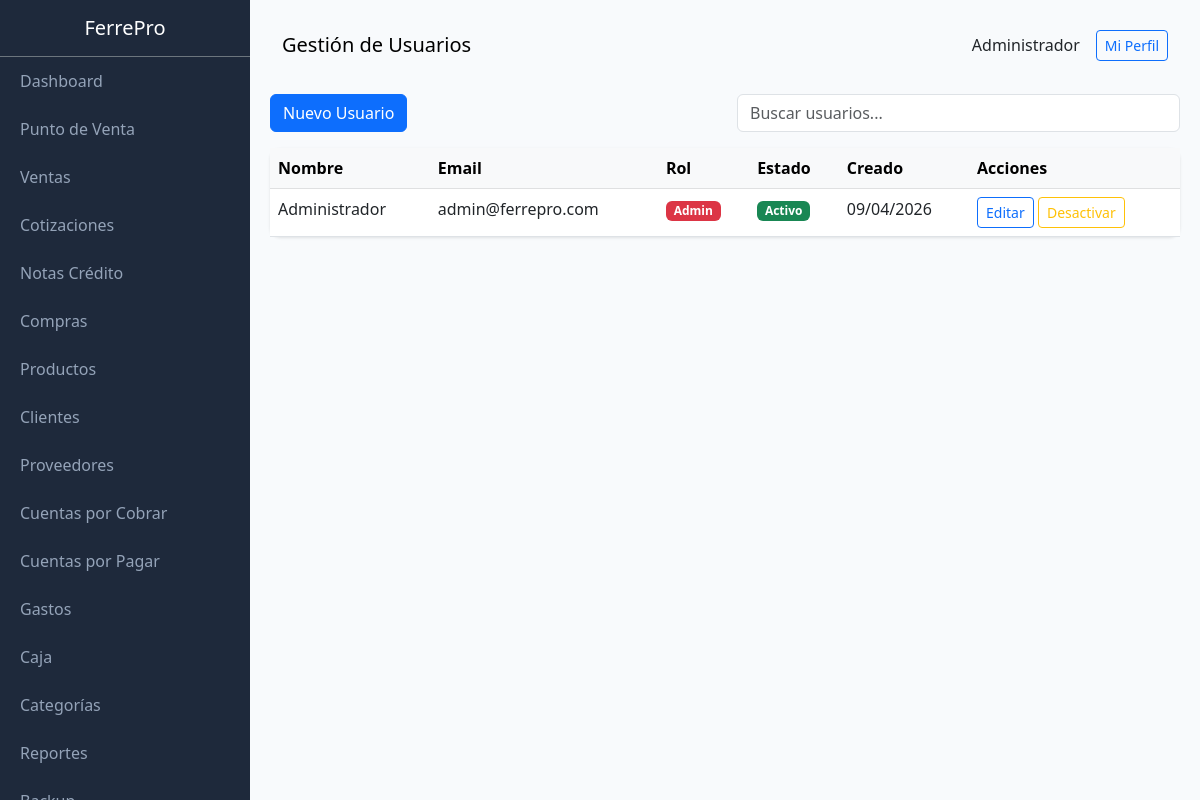
Before: /public/index.php?page=users (signed in) with the older database file.
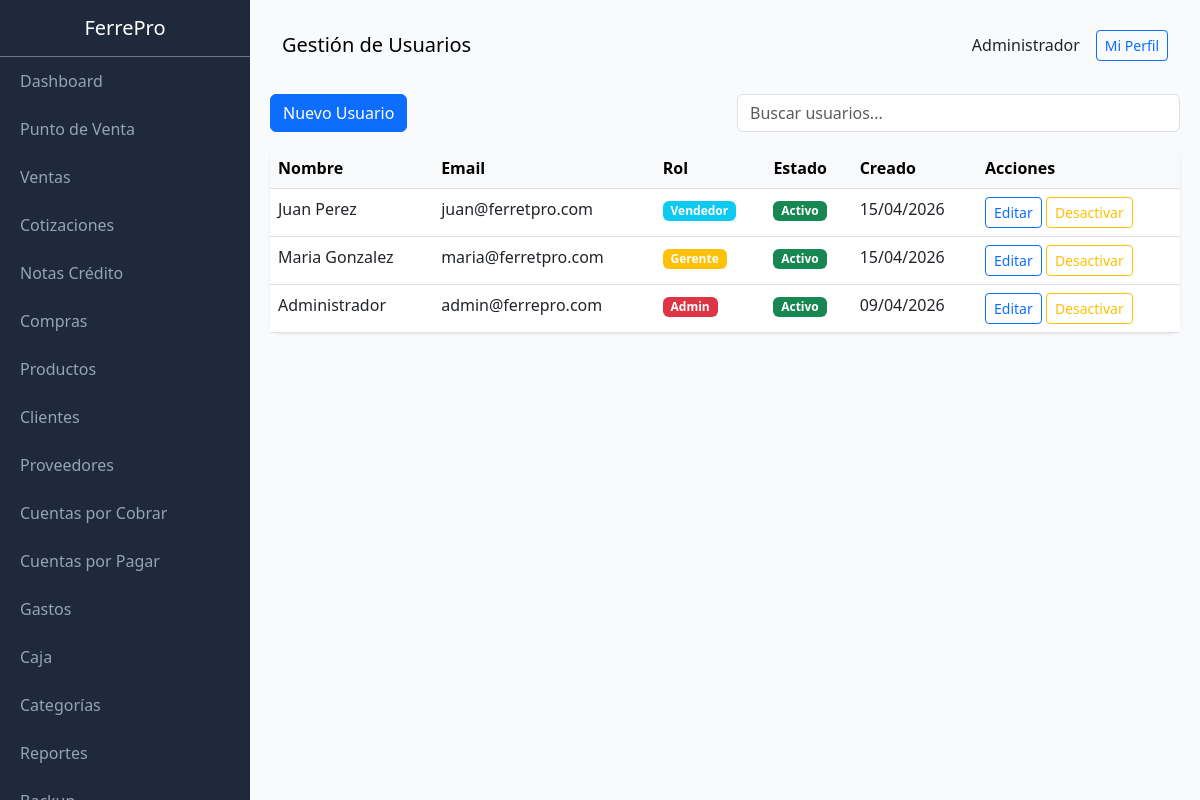
After: the same page with the newer database file.
### tables this page shows
CREATE TABLE users (
                id INTEGER PRIMARY KEY AUTOINCREMENT,
                name TEXT NOT NULL,
                email TEXT UNIQUE,
                password TEXT NOT NULL,
                role TEXT DEFAULT 'vendedor',
                active INTEGER DEFAULT 1,
                created_at DATETIME DEFAULT CURRENT_TIMESTAMP
            , last_login DATETIME, last_password_change DATETIME, failed_login_attempts INTEGER DEFAULT 0, locked_until DATETIME, two_fa_enabled INTEGER DEFAULT 0, two_fa_secret TEXT);

### class/Database.php (called while the page is built, shortened)
<?php
class Database extends PDO {
    private static $instance = null;
    public static function getInstance() {
        if (self::$instance === null) {
            self::$instance = new self();
        }
        return self::$instance;
    }
}

### views/users/index.php (the view, shortened to what this page needs)
<?php
$pageTitle = 'Gestión de Usuarios';
$users = db()->query("SELECT id, name, email, role, active, created_at FROM users ORDER BY created_at DESC")->fetchAll(PDO::FETCH_ASSOC);
$content = '<div class="row mb-3">
    <div class="col-md-6">
        <a href="?page=users&action=new" class="btn btn-primary">Nuevo Usuario</a>
    </div>
    <div class="col-md-6">
        <input type="text" id="searchUsers" class="form-control" placeholder="Buscar usuarios...">
    </div>
</div>
<div class="card">
    <div class="card-body p-0">
        <table class="table table-hover mb-0" id="usersTable">
            <thead class="table-light">
                <tr>
                    <th>Nombre</th>
                    <th>Email</th>
                    <th>Rol</th>
                    <th>Estado</th>
                    <th>Creado</th>
                    <th>Acciones</th>
                </tr>
            </thead>
            <tbody>';
if (empty($users)) {
    $content .= '<tr><td colspan="6" class="text-center text-muted">No hay usuarios</td></tr>';
} else {
    foreach ($users as $u) {
        $roleColor = match($u['role']) {
            'admin' => 'danger',
            'vendedor' => 'info',
            'gerente' => 'warning',
            default => 'secondary'
        };
        $statusColor = $u['active'] ? 'success' : 'danger';
        $statusText = $u['active'] ? 'Activo' : 'Inactivo';
        $content .= '<tr>
            <td>' . htmlspecialchars($u['name']) . '</td>
            <td>' . htmlspecialchars($u['email']) . '</td>
            <td><span class="badge bg-' . $roleColor . '">' . ucfirst($u['role']) . '</span></td>
            <td><span class="badge bg-' . $statusColor . '">' . $statusText . '</span></td>
            <td>' . date('d/m/Y', strtotime($u['created_at'])) . '</td>
            <td>
                <a href="?page=users&action=edit&id=' . $u['id'] . '" class="btn btn-sm btn-outline-primary">Editar</a>
                <a href="?page=users&action=toggle&id=' . $u['id'] . '" class="btn btn-sm btn-outline-warning">' . ($u['active'] ? 'Desactivar' : 'Activar') . '</a>
            </td>
        </tr>';
    }
}
$content .= '</tbody>
        </table>
    </div>
</div>
<script>
document.getElementById("searchUsers").addEventListener("input", function() {
    const term = this.value.toLowerCase();
    const rows = document.querySelectorAll("#usersTable tbody tr");
    rows.forEach(row => {
        row.style.display = row.textContent.toLowerCase().includes(term) ? "" : "none";
    });
});
</script>';
?>

### public/index.php (shortened to what this page needs)
<?php
require_once dirname(__DIR__) . '/class/Database.php';
function db() {
    return Database::getInstance();
}
function auth() {
    return isset($_SESSION['user_id']) ? $_SESSION['user_id'] : null;
}
function user() {
    $stmt = db()->prepare("SELECT id, name, email, role FROM users WHERE id = ?");
    $stmt->execute([auth()]);
    return $stmt->fetch(PDO::FETCH_ASSOC);
}
function view($file, $data = []) {
    extract($data);
    $content = null;
    include dirname(__DIR__) . '/views/' . $file . '.php';
    include dirname(__DIR__) . '/views/layouts/main.php';
    exit;
}
$page = $_GET['page'] ?? 'home';
$action = $_GET['action'] ?? 'list';
switch ($page) {
    case 'users':
        if ($action === 'new' || $action === 'edit') {
            view('users/edit', compact('action'));
        } else {
            $users = db()->query("SELECT id, name, email, role, active, created_at FROM users ORDER BY created_at DESC")->fetchAll(PDO::FETCH_ASSOC);
            view('users/index', compact('users'));
        }
        break;
}
?>

### views/layouts/main.php (shortened to what this page needs)
<!DOCTYPE html>
<html lang="es">
<head>
    <link rel="stylesheet" href="https://cdn.jsdelivr.net/npm/bootstrap@5.3.0/dist/css/bootstrap.min.css">
    <link rel="stylesheet" href="https://cdn.jsdelivr.net/npm/bootstrap-icons@1.10.0/font/bootstrap-icons.css">
</head>
<body>
    <div class="sidebar">
        <div class="p-3 text-center border-bottom border-secondary">
            <h5 class="text-white mb-0">FerrePro</h5>
        </div>
        <nav class="nav flex-column">
            <a class="nav-link" href="?page=dashboard">Dashboard</a>
            <a class="nav-link" href="?page=pos">Punto de Venta</a>
            <a class="nav-link" href="?page=sales">Ventas</a>
            <a class="nav-link" href="?page=quotes">Cotizaciones</a>
            <a class="nav-link" href="?page=credit_notes">Notas Crédito</a>
            <a class="nav-link" href="?page=purchases">Compras</a>
            <a class="nav-link" href="?page=products">Productos</a>
            <a class="nav-link" href="?page=clients">Clientes</a>
            <a class="nav-link" href="?page=providers">Proveedores</a>
            <a class="nav-link" href="?page=receivable">Cuentas por Cobrar</a>
            <a class="nav-link" href="?page=payable">Cuentas por Pagar</a>
            <a class="nav-link" href="?page=expenses">Gastos</a>
            <a class="nav-link" href="?page=cash">Caja</a>
            <a class="nav-link" href="?page=categories">Categorías</a>
            <a class="nav-link" href="?page=reports">Reportes</a>
            <a class="nav-link" href="?page=backup">Backup</a>
        </nav>
    </div>
    <div class="main-content">
        <nav class="navbar navbar-expand-lg mb-4 rounded">
            <div class="container-fluid">
                <span class="navbar-brand mb-0 h1"><?= $pageTitle ?? 'FerrePro' ?></span>
                <div class="d-flex align-items-center gap-3">
                    <span><?= user()['name'] ?? '' ?></span>
                    <a href="?page=profile" class="btn btn-sm btn-outline-primary">Mi Perfil</a>
                </div>
            </div>
        </nav>
        <?= $content ?? '' ?>
    </div>
</body>
</html>

### views/layouts/main.php (style rules this page uses)
:root { --primary: #2563eb; --dark: #1e293b; }
body { font-family: 'Segoe UI', sans-serif; background: #f8fafc; min-height: 100vh; }
.sidebar { width: 250px; background: var(--dark); min-height: 100vh; position: fixed; overflow-y: auto; }
.sidebar .nav-link { color: #94a3b8; padding: 12px 20px; }
.main-content { margin-left: 250px; padding: 20px; min-height: 100vh; }
.card { border: none; border-radius: 10px; box-shadow: 0 1px 3px rgba(0,0,0,0.1); }

Changed rows visible on the page:
added users: name "Juan Perez", email "juan@ferretpro.com", role "Vendedor", active "Activo", created_at "15/04/2026", shows "Desactivar"
added users: name "Maria Gonzalez", email "maria@ferretpro.com", role "Gerente", active "Activo", created_at "15/04/2026", shows "Desactivar"
